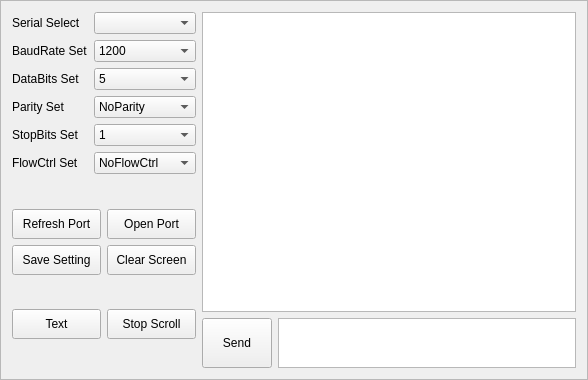
<?xml version="1.0" encoding="UTF-8"?>
<ui version="4.0">
 <class>SerialPortHelper</class>
 <widget class="QFrame" name="SerialPortHelper">
  <property name="geometry">
   <rect>
    <x>0</x>
    <y>0</y>
    <width>588</width>
    <height>380</height>
   </rect>
  </property>
  <property name="windowTitle">
   <string>Frame</string>
  </property>
  <property name="frameShape">
   <enum>QFrame::StyledPanel</enum>
  </property>
  <property name="frameShadow">
   <enum>QFrame::Raised</enum>
  </property>
  <layout class="QHBoxLayout" name="horizontalLayout">
   <item>
    <layout class="QVBoxLayout" name="verticalLayout_2">
     <item>
      <layout class="QGridLayout" name="gridLayout">
       <item row="1" column="1">
        <widget class="QComboBox" name="baudRateSetComboBox">
         <item>
          <property name="text">
           <string>1200</string>
          </property>
         </item>
         <item>
          <property name="text">
           <string>2400</string>
          </property>
         </item>
         <item>
          <property name="text">
           <string>4800</string>
          </property>
         </item>
         <item>
          <property name="text">
           <string>9600</string>
          </property>
         </item>
         <item>
          <property name="text">
           <string>19200</string>
          </property>
         </item>
         <item>
          <property name="text">
           <string>38400</string>
          </property>
         </item>
         <item>
          <property name="text">
           <string>57600</string>
          </property>
         </item>
         <item>
          <property name="text">
           <string>115200</string>
          </property>
         </item>
        </widget>
       </item>
       <item row="2" column="1">
        <widget class="QComboBox" name="dataBitsSetComboBox">
         <item>
          <property name="text">
           <string>5</string>
          </property>
         </item>
         <item>
          <property name="text">
           <string>6</string>
          </property>
         </item>
         <item>
          <property name="text">
           <string>7</string>
          </property>
         </item>
         <item>
          <property name="text">
           <string>8</string>
          </property>
         </item>
        </widget>
       </item>
       <item row="3" column="1">
        <widget class="QComboBox" name="paritySetComboBox">
         <item>
          <property name="text">
           <string>NoParity </string>
          </property>
         </item>
         <item>
          <property name="text">
           <string>EvenParity </string>
          </property>
         </item>
         <item>
          <property name="text">
           <string>OddParity </string>
          </property>
         </item>
         <item>
          <property name="text">
           <string>SpaceParity </string>
          </property>
         </item>
         <item>
          <property name="text">
           <string>MarkParity </string>
          </property>
         </item>
        </widget>
       </item>
       <item row="5" column="1">
        <widget class="QComboBox" name="flowCtrlSetComboBox">
         <item>
          <property name="text">
           <string>NoFlowCtrl</string>
          </property>
         </item>
         <item>
          <property name="text">
           <string>HardwareCtrl</string>
          </property>
         </item>
         <item>
          <property name="text">
           <string>SoftwareCtrl</string>
          </property>
         </item>
        </widget>
       </item>
       <item row="4" column="0">
        <widget class="QLabel" name="label_5">
         <property name="text">
          <string>StopBits Set</string>
         </property>
        </widget>
       </item>
       <item row="0" column="1">
        <widget class="QComboBox" name="serialSelectComboBox"/>
       </item>
       <item row="0" column="0">
        <widget class="QLabel" name="label">
         <property name="text">
          <string>Serial Select</string>
         </property>
        </widget>
       </item>
       <item row="5" column="0">
        <widget class="QLabel" name="label_6">
         <property name="text">
          <string>FlowCtrl Set</string>
         </property>
        </widget>
       </item>
       <item row="1" column="0">
        <widget class="QLabel" name="label_2">
         <property name="text">
          <string>BaudRate Set</string>
         </property>
        </widget>
       </item>
       <item row="3" column="0">
        <widget class="QLabel" name="label_4">
         <property name="text">
          <string>Parity Set</string>
         </property>
        </widget>
       </item>
       <item row="2" column="0">
        <widget class="QLabel" name="label_3">
         <property name="text">
          <string>DataBits Set</string>
         </property>
        </widget>
       </item>
       <item row="4" column="1">
        <widget class="QComboBox" name="stopBitsSetComboBox">
         <item>
          <property name="text">
           <string>1</string>
          </property>
         </item>
         <item>
          <property name="text">
           <string>2</string>
          </property>
         </item>
        </widget>
       </item>
      </layout>
     </item>
     <item>
      <spacer name="verticalSpacer">
       <property name="orientation">
        <enum>Qt::Vertical</enum>
       </property>
       <property name="sizeHint" stdset="0">
        <size>
         <width>20</width>
         <height>40</height>
        </size>
       </property>
      </spacer>
     </item>
     <item>
      <layout class="QGridLayout" name="gridLayout_3">
       <item row="0" column="1">
        <widget class="QPushButton" name="openSerialButton">
         <property name="sizePolicy">
          <sizepolicy hsizetype="Minimum" vsizetype="Maximum">
           <horstretch>0</horstretch>
           <verstretch>0</verstretch>
          </sizepolicy>
         </property>
         <property name="minimumSize">
          <size>
           <width>0</width>
           <height>30</height>
          </size>
         </property>
         <property name="maximumSize">
          <size>
           <width>16777215</width>
           <height>16777215</height>
          </size>
         </property>
         <property name="text">
          <string>Open Port</string>
         </property>
         <property name="checkable">
          <bool>true</bool>
         </property>
        </widget>
       </item>
       <item row="0" column="0">
        <widget class="QPushButton" name="refreshSerialButton">
         <property name="sizePolicy">
          <sizepolicy hsizetype="Minimum" vsizetype="Maximum">
           <horstretch>0</horstretch>
           <verstretch>0</verstretch>
          </sizepolicy>
         </property>
         <property name="minimumSize">
          <size>
           <width>0</width>
           <height>30</height>
          </size>
         </property>
         <property name="maximumSize">
          <size>
           <width>16777215</width>
           <height>16777215</height>
          </size>
         </property>
         <property name="text">
          <string>Refresh Port</string>
         </property>
        </widget>
       </item>
       <item row="1" column="0">
        <widget class="QPushButton" name="saveSettingButton">
         <property name="sizePolicy">
          <sizepolicy hsizetype="Minimum" vsizetype="Maximum">
           <horstretch>0</horstretch>
           <verstretch>0</verstretch>
          </sizepolicy>
         </property>
         <property name="minimumSize">
          <size>
           <width>0</width>
           <height>30</height>
          </size>
         </property>
         <property name="text">
          <string>Save Setting</string>
         </property>
        </widget>
       </item>
       <item row="1" column="1">
        <widget class="QPushButton" name="clearScreenButton">
         <property name="sizePolicy">
          <sizepolicy hsizetype="Minimum" vsizetype="Maximum">
           <horstretch>0</horstretch>
           <verstretch>0</verstretch>
          </sizepolicy>
         </property>
         <property name="minimumSize">
          <size>
           <width>0</width>
           <height>30</height>
          </size>
         </property>
         <property name="text">
          <string>Clear Screen</string>
         </property>
        </widget>
       </item>
      </layout>
     </item>
     <item>
      <spacer name="verticalSpacer_2">
       <property name="orientation">
        <enum>Qt::Vertical</enum>
       </property>
       <property name="sizeHint" stdset="0">
        <size>
         <width>20</width>
         <height>40</height>
        </size>
       </property>
      </spacer>
     </item>
     <item>
      <layout class="QGridLayout" name="gridLayout_4">
       <item row="0" column="0">
        <widget class="QPushButton" name="showModeButton">
         <property name="sizePolicy">
          <sizepolicy hsizetype="Minimum" vsizetype="Maximum">
           <horstretch>0</horstretch>
           <verstretch>0</verstretch>
          </sizepolicy>
         </property>
         <property name="minimumSize">
          <size>
           <width>0</width>
           <height>30</height>
          </size>
         </property>
         <property name="maximumSize">
          <size>
           <width>16777215</width>
           <height>16777215</height>
          </size>
         </property>
         <property name="text">
          <string>Text</string>
         </property>
         <property name="checkable">
          <bool>true</bool>
         </property>
        </widget>
       </item>
       <item row="0" column="1">
        <widget class="QPushButton" name="stopScrollButton">
         <property name="sizePolicy">
          <sizepolicy hsizetype="Minimum" vsizetype="Maximum">
           <horstretch>0</horstretch>
           <verstretch>0</verstretch>
          </sizepolicy>
         </property>
         <property name="minimumSize">
          <size>
           <width>0</width>
           <height>30</height>
          </size>
         </property>
         <property name="text">
          <string>Stop Scroll</string>
         </property>
         <property name="checkable">
          <bool>true</bool>
         </property>
        </widget>
       </item>
      </layout>
     </item>
     <item>
      <spacer name="verticalSpacer_3">
       <property name="orientation">
        <enum>Qt::Vertical</enum>
       </property>
       <property name="sizeHint" stdset="0">
        <size>
         <width>20</width>
         <height>40</height>
        </size>
       </property>
      </spacer>
     </item>
    </layout>
   </item>
   <item>
    <layout class="QVBoxLayout" name="verticalLayout">
     <item>
      <widget class="QTextBrowser" name="commStatusBrowser"/>
     </item>
     <item>
      <layout class="QGridLayout" name="gridLayout_2">
       <item row="0" column="0">
        <widget class="QPushButton" name="sendButton">
         <property name="sizePolicy">
          <sizepolicy hsizetype="Maximum" vsizetype="Maximum">
           <horstretch>0</horstretch>
           <verstretch>0</verstretch>
          </sizepolicy>
         </property>
         <property name="minimumSize">
          <size>
           <width>0</width>
           <height>0</height>
          </size>
         </property>
         <property name="maximumSize">
          <size>
           <width>70</width>
           <height>50</height>
          </size>
         </property>
         <property name="text">
          <string>Send</string>
         </property>
        </widget>
       </item>
       <item row="0" column="1">
        <widget class="QTextEdit" name="sendContentEdit">
         <property name="sizePolicy">
          <sizepolicy hsizetype="Preferred" vsizetype="Maximum">
           <horstretch>0</horstretch>
           <verstretch>0</verstretch>
          </sizepolicy>
         </property>
         <property name="maximumSize">
          <size>
           <width>16777215</width>
           <height>50</height>
          </size>
         </property>
        </widget>
       </item>
      </layout>
     </item>
    </layout>
   </item>
  </layout>
 </widget>
 <resources/>
 <connections/>
</ui>
